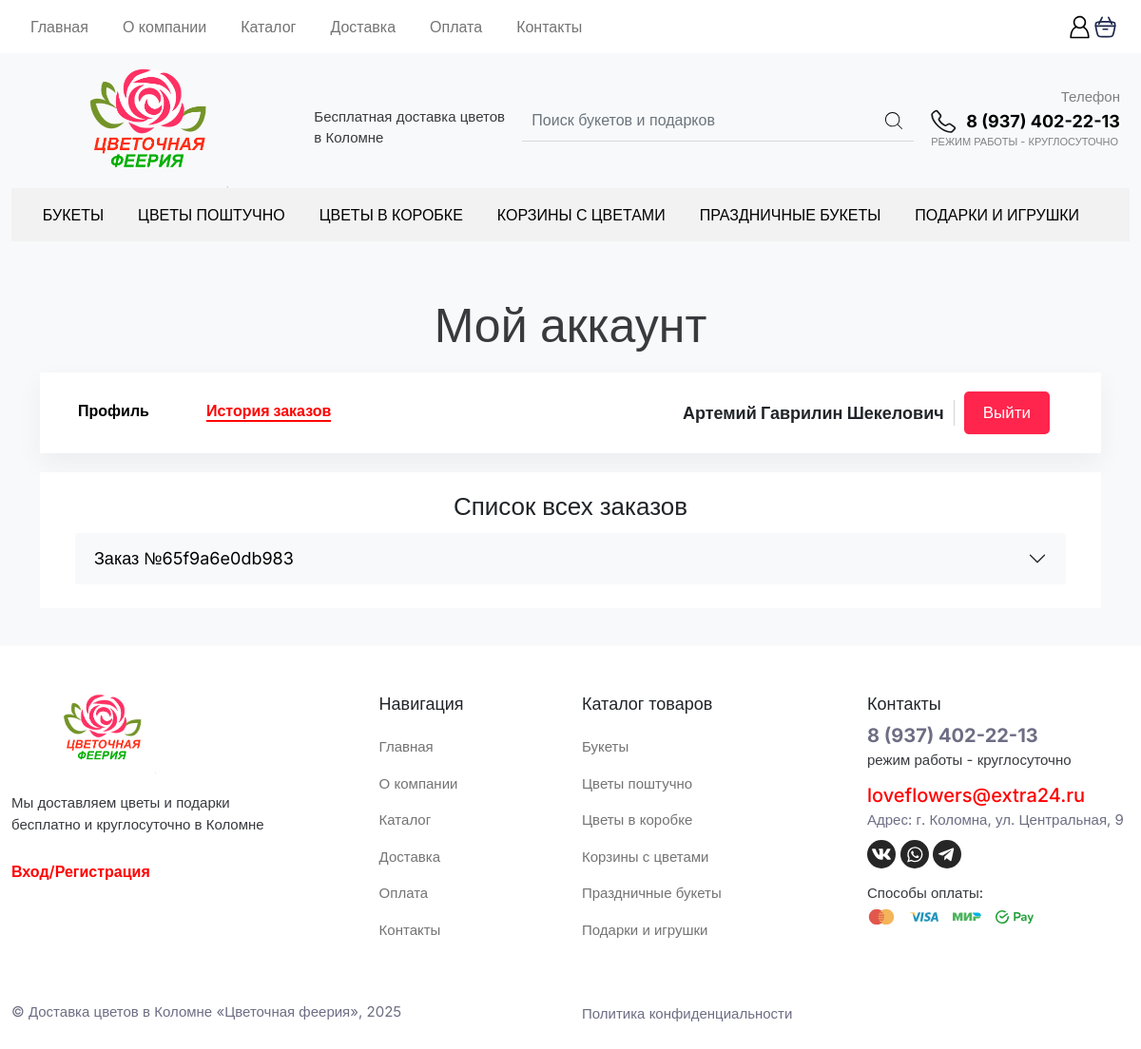
Page /orders_history.php (signed in) on the committed database.
### tables this page shows
CREATE TABLE `Users` (
  `id` int NOT NULL,
  `Name` varchar(50) NOT NULL,
  `Surname` varchar(50) NOT NULL,
  `Lastname` varchar(50) NOT NULL,
  `email` varchar(100) NOT NULL,
  `password` varchar(100) NOT NULL,
  `role` int NOT NULL
);

CREATE TABLE `orders` (
  `id` int NOT NULL,
  `user_id` int NOT NULL,
  `order_number` varchar(20) NOT NULL,
  `name` varchar(255) NOT NULL,
  `phone` varchar(20) NOT NULL,
  `address` text NOT NULL,
  `delivery_date` date NOT NULL,
  `delivery_time` varchar(100) NOT NULL,
  `note` text,
  `total_amount` int NOT NULL,
  `order_status` int NOT NULL,
  `created_at` timestamp NULL DEFAULT CURRENT_TIMESTAMP
);

### objects/user.php (called while the page is built, shortened)
<?php
class User
{
    private $conn;
    private $table_name = "Users";
    public $id;
    public function __construct($db)
    {
        $this->conn = $db;
    }
    public function readOne()
    {
        $query = "SELECT name, surname, lastname, email FROM " . $this->table_name . " WHERE id = ? LIMIT 0,1";
        $stmt = $this->conn->prepare($query);
        $stmt->bindParam(1, $this->id);
        $stmt->execute();
        $row = $stmt->fetch(PDO::FETCH_ASSOC);
        $this->name = $row['name'];
        $this->surname = $row['surname'];
        $this->lastname = $row['lastname'];
    }
}
?>

### objects/orders.php (called while the page is built, shortened)
<?php
class Order
{
    private $conn;
    private $table_name = "orders";
    public function __construct($db)
    {
        $this->conn = $db;
    }
    public function generateOrderNumber()
    {
        return uniqid();
    }
    public function setUser($user_id)
    {
        $query = "SELECT * FROM " . $this->table_name . " WHERE user_id = ?";
        $stmt = $this->conn->prepare($query);
        $stmt->bindParam(1, $user_id);
        if ($stmt->execute()) {
            return $stmt;
        } else {
            printf("Ошибка при выполнении запроса: %s.\n", $stmt->error);
            return false;
        }
    }
}
?>

### read_orders.php (the view, shortened to what this page needs)
<?php
include_once "objects/user.php";
include_once "objects/orders.php";
$database = new Database();
$db = $database->getConnection();
if (isset ($_SESSION['id'])) {
    $user = new User($db);
    $user->id = $_SESSION['id'];
    $user->readOne();
}
$order = new Order($db);
$stmt = $order->setUser($user->id);
if ($stmt) {
    $num = $stmt->rowCount();
    if ($num > 0) {
        echo "<div class='container'>";
        echo "<div class='accordion' id='ordersAccordion'>";
        while ($row = $stmt->fetch(PDO::FETCH_ASSOC)) {
            extract($row);
            echo "<div class='accordion-item'>";
            echo "<h2 class='accordion-header' id='heading{$id}'>";
            echo "<button class='accordion-button collapsed bg-light' type='button' data-bs-toggle='collapse' data-bs-target='#collapse{$id}' aria-expanded='false' aria-controls='collapse{$id}' data-bs-parent='#ordersAccordion'>";
            echo "Заказ №{$order_number}";
            echo "</button>";
            echo "</h2>";
            echo "</div>";
        }
        echo "</div>";
        echo "</div>";
    } else {
        echo "<div class='container'>";
        echo "<p>У вас пока нет заказов.</p>";
        echo "</div>";
    }
} else {
    echo "Ошибка: Не удалось получить список заказов пользователя.";
}
?>

### orders_history.php (shortened to what this page needs)
<?php
include_once "objects/user.php";
include_once "objects/orders.php";
$database = new Database();
$db = $database->getConnection();
if (isset($_SESSION['id'])) {
    $user = new User($db);
    $user->id = $_SESSION['id'];
    $user->readOne();
}
?>
<!DOCTYPE html>
<html lang="en">
<head>
    <link rel="stylesheet" href="https://cdn.jsdelivr.net/npm/bootstrap@5.1.3/dist/css/bootstrap.min.css"
>
</head>
<body>
    <?php include_once "components/header.php" ?>
    <section id="orders" class="bg-light" style="padding-bottom:40px">
        <div class="container">
            <h2 class="max-title pt-5">Мой аккаунт</h2>
            <div class="profile-menu">
                <div class="row w-100">
                    <div class="col-lg-6">
                        <div class="profile-left-menu">
                            <nav class="navbar navbar-expand-lg navbar-light">
                                <ul class="navbar-nav flex-row">
                                    <li class="nav-item">
                                        <a class="nav-link-profile" href="profile.php">Профиль</a>
                                    </li>
                                    <li class="nav-item">
                                        <a class="nav-link-profile" href="orders_history.php"
                                            style="color:red; border-bottom:2px solid red;">История заказов</a>
                                    </li>
                                </ul>
                            </nav>
                        </div>
                    </div>
                    <div class="col-lg-6">
                        <div class="profile-right-menu d-flex justify-content-center justify-content-lg-end">
                            <? echo '<div class="user-name">' . $user->name . ' ' . $user->surname . ' ' . $user->lastname . '</div>'; ?>
                            <button class="profile-btn btn btn-danger"
                                onclick="location.href='logout.php'">Выйти</button>
                        </div>
                    </div>
                </div>
            </div>
            <div class="profile-form">
                <h2 class="text-center" style="font-size:26px">Список всех заказов</h2>
                <?php require_once "read_orders.php"; ?>
            </div>
        </div>
    </section>
    <?php require_once "components/footer.php"; ?>
</body>
</html>

### css/style.css (style rules this page uses)
* { box-sizing: border-box; }
body { font-family: 'Inter', sans-serif !important; line-height: 1.5 !important; }
.navbar { justify-content: space-between !important; }
.nav-item { margin-right: 20px; }
.btn-danger { padding: 15px 20px !important; color: #fff !important; background-color: #ff254c !important; font-size: 15px !important; border: none !important; font-weight: 500 !important; border-radius: 5px !important; margin-right: 10px !important; }
.max-title { text-align: center; font-size: 40px; margin-bottom: 20px; font-weight: 500; color: #383a3e; }
.accordion-button { color: #000 !important; font-size: 18px !important; }
.accordion-item { padding: 5px; margin-top: 5px; border: none !important; }
.profile-menu { background-color: #fff; box-shadow: 0 10px 29px 0 rgba(0, 0, 0, .05); padding: 20px; margin-bottom: 20px; display: flex; justify-content: space-between; }
.profile-right-menu { align-items: center; }
.user-name { font-size: 18px; font-weight: 700; border-right: 1px solid #D5D5D5; padding-right: 10px; margin-right: 10px; }
.nav-link-profile { color: #000; font-weight: 700; margin: 0 20px; text-decoration: none; }
.profile-form { background-color: #fff; padding: 20px; }
.profile-btn { padding: 10px 20px !important; background: var(--redcolor); color: #fff !important; font-size: 17px !important; font-weight: 500 !important; border-radius: 5px !important; border: none !important; cursor: pointer !important; }
.max-title { text-align: center; font-size: 50px; margin-bottom: 20px; color: #383A3E; }

### rows in the picture
users: Name "Артемий", Surname "Гаврилин", Lastname "Шекелович"
orders: order_number "65f9a6e0db983"
